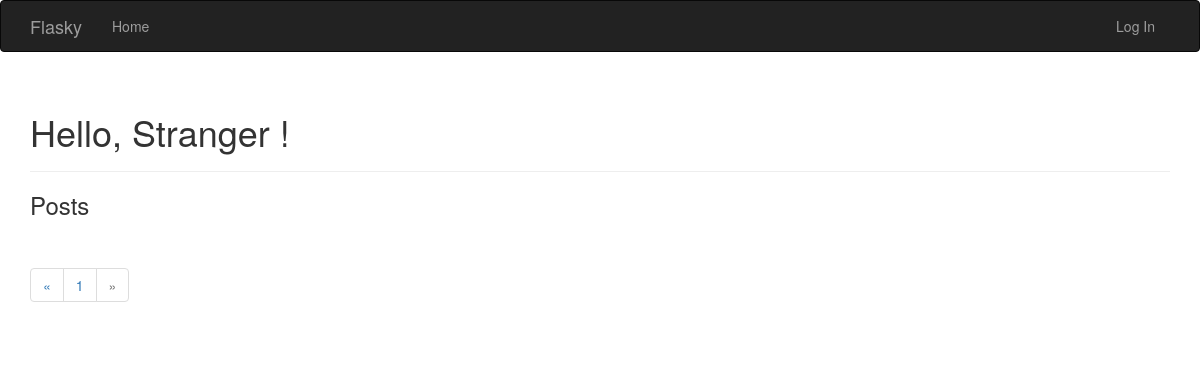
/?page=6, run on an earlier commit of the app's database.
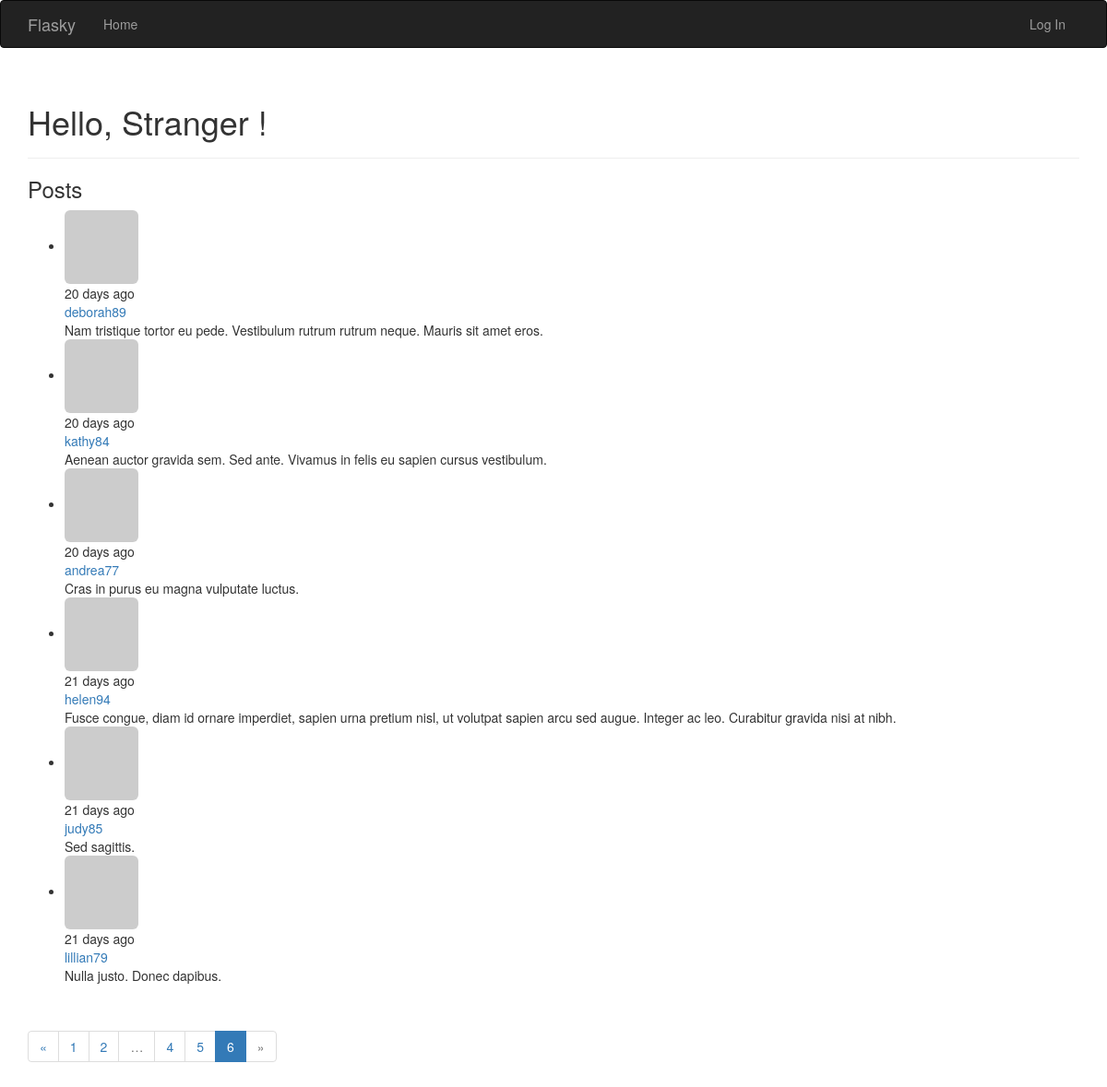
And on a later commit of the database.
### app/models.py (models this page shows, shortened)
class Post(db.Model):
    __tablename__ = 'posts'
    id = db.Column(db.Integer, primary_key=True)
    body = db.Column(db.Text)
    timestamp = db.Column(db.DateTime, index=True, default=datetime.utcnow)
    author_id = db.Column(db.Integer, db.ForeignKey('users.id'))

class User(UserMixin, db.Model):
    __tablename__ = 'users'
    id = db.Column(db.Integer, primary_key=True)
    username = db.Column(db.String(64), unique=True, index=True)
    role_id = db.Column(db.Integer, db.ForeignKey('roles.id'))
    password_hash = db.Column(db.String(128))
    email = db.Column(db.String(64), unique=True, index=True)
    posts = db.relationship('Post', backref = 'author', lazy = 'dynamic')
    avatar_hash = db.Column(db.String(32))
    name = db.Column(db.String(64))#real name
    location = db.Column(db.String(64))
    about_me = db.Column(db.Text())
    member_since = db.Column(db.DateTime(), default=datetime.utcnow)
    last_seen = db.Column(db.DateTime(), default=datetime.utcnow)
    avatar = db.Column(db.String(128), default=None)
    def gravatar(self, size=100, default='identicon', rating='g'):
        url = 'https://secure.gravatar.com/avatar'
        hash = self.avatar_hash or self.gravatar_hash()
        return '{url}/{hash}?s={size}&d={default}&r={rating}'.format(
            url=url, hash=hash, size=size, default=default, rating=rating)
    @property
    def password(self):
        raise AttributeError('password is not a readable attribute')

### app/main/views.py (the view)
@main.route('/', methods=['GET','POST'])
def index():
    form = PostForm()
    if current_user.can(PERMISSION.WRITE) and form.validate_on_submit():
        post = Post(body=form.body.data, author=current_user._get_current_object())
        db.session.add(post)
        db.session.commit()
        return redirect(url_for('.index'))
    page = request.args.get('page', 1, type=int)
    pagination = Post.query.order_by(Post.timestamp.desc()).paginate(
        page, per_page=current_app.config['FLASKY_POSTS_PER_AGE'],
        error_out=False
    )
    posts = pagination.items
    return render_template('index.html', form=form, posts=posts, pagination=pagination)

### app/auth/views.py (called while the page is built)
@auth.before_app_request
def before_request():
    if current_user.is_authenticated:
        current_user.ping()

### app/main/__init__.py (called while the page is built)
@main.app_context_processor
def inject_permissions():
    return dict(Permission=PERMISSION)

### app/models.py (called while the page is built)
    def can(self, permissions):
        return False

### app/templates/index.html (shortened to what this page needs)
{% extends "base.html" %}
{% import "bootstrap/wtf.html" as wtf %}
{% import "_macros.html" as macros %}
{% block page_content %}
<div class="page-header">
    <h1>Hello,
        {% if current_user.is_authenticated %}
        {{ current_user.username }}
        {% else %}
        Stranger
        {% endif %}!
    </h1>
</div>
<h3>Posts</h3>
{% include '_posts.html' %}
    {% if pagination %}
<div class="pagination">
    {{ macros.pagination_widget(pagination, '.index') }}
</div>
    {% endif %}
{% endblock %}

### app/templates/_posts.html
<ul class="posts">
    {% for post in posts %}
    <li class="post">
        <div class="post-thumbnail">
            <a href="{{ url_for('.user', username=post.author.username) }}">
                <img class="img-rounded profile-thumbnail" src="{{ post.author.gravatar(size=40) }}">
            </a>
        </div>
        <div class="post-content">
            <div class="post-date">{{ moment(post.timestamp).fromNow() }}</div>
            <div class="post-author"><a href="{{ url_for('.user', username=post.author.username) }}">{{ post.author.username }}</a></div>
            <div class="post-body">{{ post.body }}</div>
        </div>
    </li>
    {% endfor %}
</ul>

What changed in the data, as far as the page shows it:
added Post: timestamp "20 days ago", author.username "deborah89", body "Nam tristique tortor eu pede. Vestibulum rutrum rutrum neque. Mauris sit amet eros."
added Post: timestamp "20 days ago", author.username "kathy84", body "Aenean auctor gravida sem. Sed ante. Vivamus in felis eu sapien cursus vestibulum."
added Post: timestamp "20 days ago", author.username "andrea77", body "Cras in purus eu magna vulputate luctus."
added Post: timestamp "21 days ago", author.username "helen94", body "Fusce congue, diam id ornare imperdiet, sapien urna pretium nisl, ut volutpat sapien arcu sed augue. Integer ac leo. Curabitur gravida nisi at nibh."
added Post: timestamp "21 days ago", author.username "judy85", body "Sed sagittis."
added Post: timestamp "21 days ago", author.username "lillian79", body "Nulla justo. Donec dapibus."
Also different on the page:
new list line: "2"
new list line: "4"
new list line: "5"
new list line: "6"
